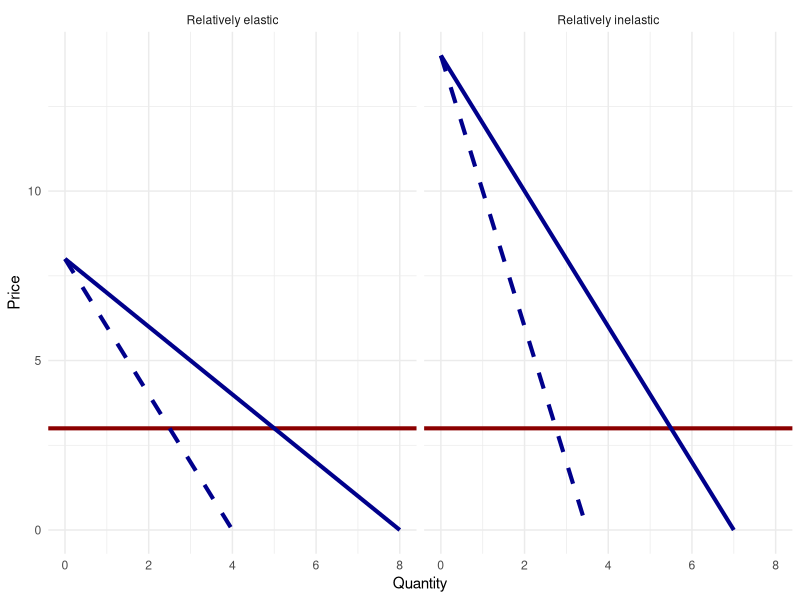

Write the R code that produced this figure.
## ---- chunk 1
    library(tidyverse)
ggplot(
    data = tibble(
        quantity = seq(from = 0, to = 8, by = 0.1)
    ) |>
    mutate(
        price = 8 - quantity,
        marginal_revenue = 8 - 2 * quantity,
        type = "Relatively elastic"
    ) |>
    bind_rows(
        tibble(
        quantity = seq(from = 0, to = 14, by = 0.1)
    ) |>
    mutate(
        price = 14 - 2 * quantity,
        marginal_revenue = 14 - 4 * quantity,
        type = "Relatively inelastic"
    )
    ) |>
    filter(price >= 0) |>
    mutate(marginal_revenue = if_else(marginal_revenue < 0, NA_real_, marginal_revenue))
) +
facet_wrap(~type, nrow = 1) +
geom_hline(yintercept = 3, col = "darkred", linewidth = 1.4) +
geom_line(
    aes(x = quantity, y = price), col = "darkblue",
    linewidth = 1.4
) +
geom_line(
    aes(x = quantity, y = marginal_revenue), col = "darkblue",
    linewidth = 1.4, linetype = 2
) +
theme_minimal() +
labs(x = "Quantity", y = "Price")
    
